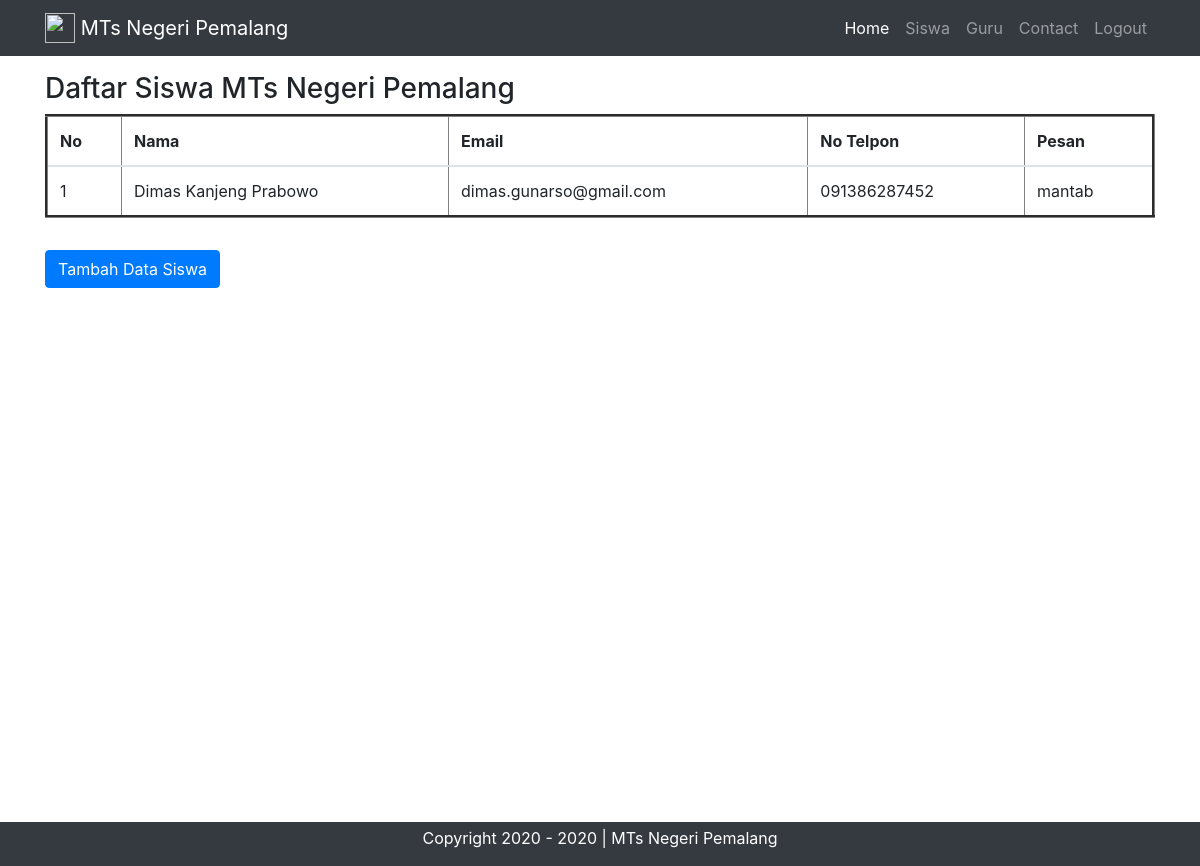
The app's page /index.php/admin/contact with its own data.
### tables this page shows
CREATE TABLE `tcontact` (
  `id` int(11) NOT NULL,
  `nama` varchar(100) NOT NULL,
  `email` varchar(100) NOT NULL,
  `no_telp` varchar(100) NOT NULL,
  `pesan` varchar(100) NOT NULL
);

### application/controllers/admin/contact.php (called while the page is built, shortened)
<?php
class contact extends CI_Controller
{
    public function __construct()
    {
        $this->load->model('Contact_model');
        $this->load->library('form_validation');
    }
    public function index()
    {
        $data['judul'] = 'Daftar Contact';
        $data['Contact'] = $this->Contact_model->getAllContact();
        $this->load->view('templates/header_admin', $data);
        $this->load->view('contact/index');
        $this->load->view('templates/footer_admin');
    }
}

### index.php (called while the page is built, shortened)
<?php
require_once BASEPATH.'core/CodeIgniter.php';

### application/models/Contact_model.php (called while the page is built, shortened)
<?php
class Contact_model extends CI_model
{
    public function getAllContact()
    {
        $query = $this->db->get('tcontact');
        return $query->result_array();
    }
}

### application/views/contact/index.php (the view, shortened to what this page needs)
<section>
    <div class="container">
        <div class="row mt-3">
            <div class="col md-6">
                <h3>Daftar Siswa MTs Negeri Pemalang</h3>
                <ul class="list-group">
                    <center>
                        <table class="table" border="3">
                            <thead>
                                <tr>
                                    <th>No</th>
                                    <th scope="col">Nama</th>
                                    <th scope="col">Email</th>
                                    <th scope="col">No Telpon</th>
                                    <th scope="col">Pesan</th>
                                </tr>
                            </thead>
                            <tbody>
                                <?php
                                $no = 1;
                                foreach ($Contact as $dimas) : ?>
                                    <tr>
                                        <td><?= $no++ ?></td>
                                        <td><?= $dimas['nama']; ?></td>
                                        <td><?= $dimas['email']; ?></td>
                                        <td><?= $dimas['no_telp']; ?></td>
                                        <td><?= $dimas['pesan']; ?></td>
                                    </tr>
                                <?php endforeach ?>
                            </tbody>
                        </table>
                    </center>
                </ul>
            </div>
        </div>
        <div class="row mt-3">
            <div class="col-md-6">
                <a href="<?= base_url(); ?>admin/contact/tambah" class="btn btn-primary">Tambah Data Siswa</a>
            </div>
        </div>
    </div>
</section>

### application/views/contact/index.php (style rules this page uses)
section { min-height: 750px; }

### records on screen
tcontact: nama "Dimas Kanjeng Prabowo", email "dimas.gunarso@gmail.com", no_telp "091386287452", pesan "mantab"
